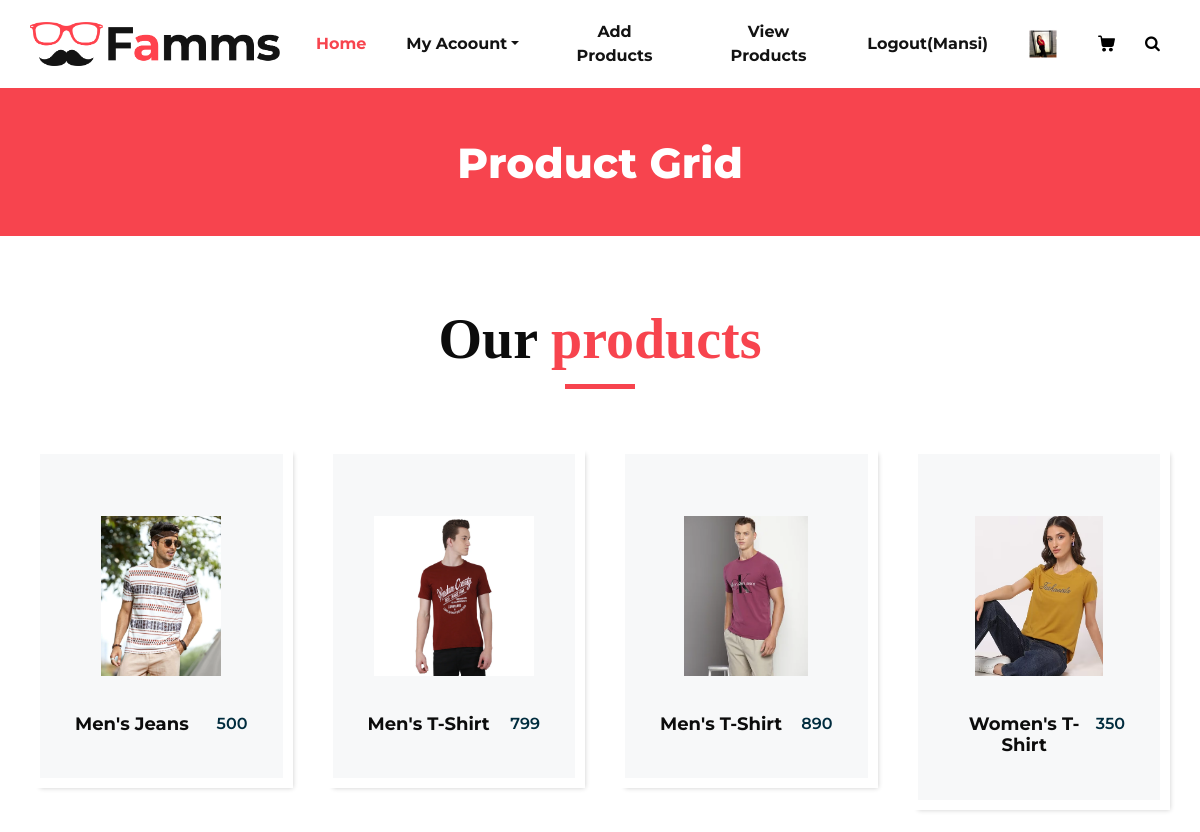
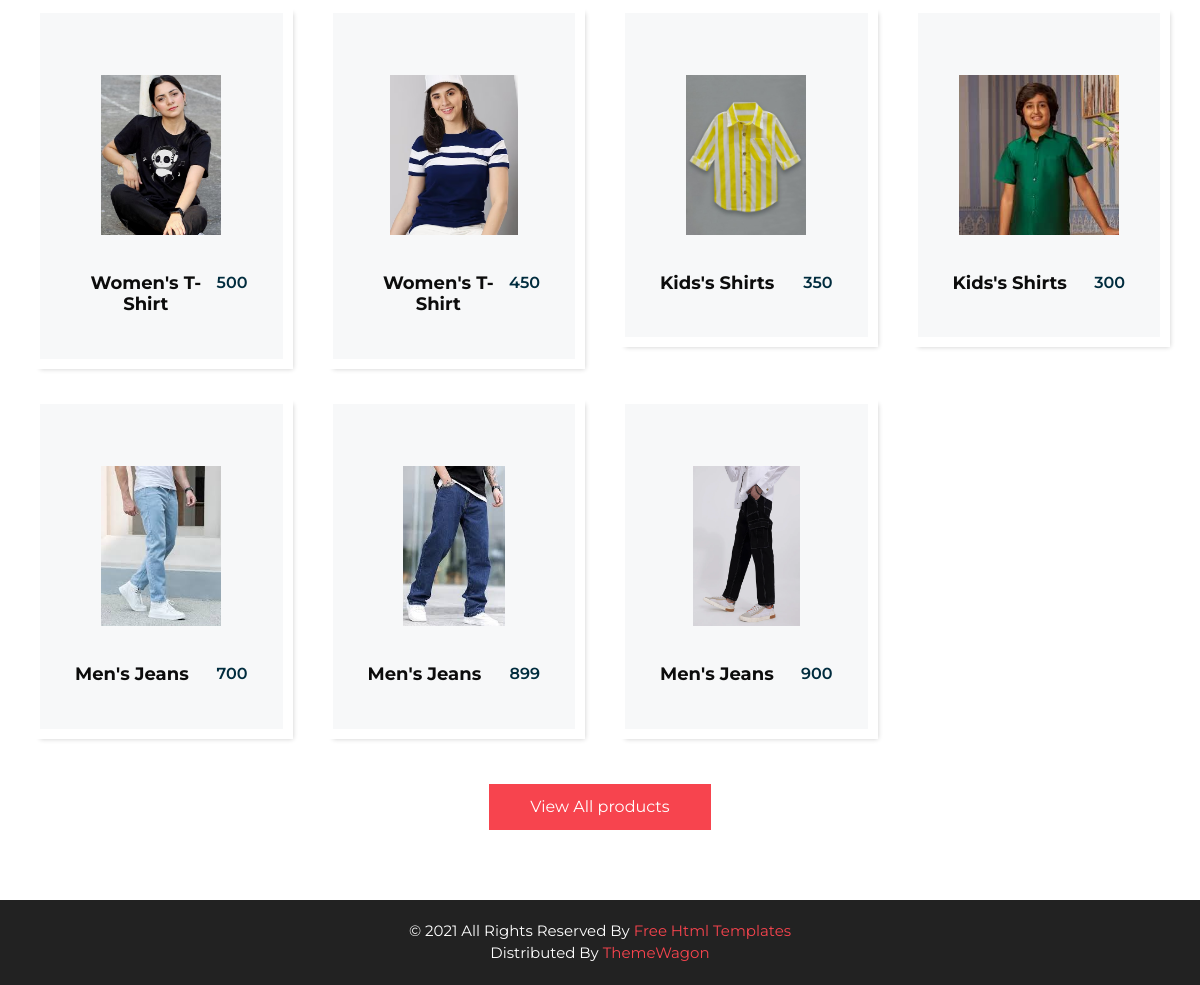
The page /view-product/ (signed in) on the database its author committed (2 pictures, top to bottom).
### myapp/models.py (models this page shows, shortened)
class User(models.Model):
	fname=models.CharField(max_length=100)
	lname=models.CharField(max_length=100)
	email=models.EmailField()
	mobile=models.PositiveIntegerField()
	address=models.TextField()
	password=models.CharField(max_length=100)
	usertype=models.CharField(max_length=100,default="Buyer")
	profile_picture = models.ImageField(upload_to="profile_picture/", default="")

class Product(models.Model):
	category=(
		("Men","Men"),
		("Women","Women"),
		("Kids","Kids"),
	)
	sub_category=(
		("Jeans","Jeans"),
		("T-Shirt","T-Shirt"),
		("Shirts","Shirts"),
	)
	seller=models.ForeignKey(User,on_delete=models.CASCADE)
	product_category=models.CharField(max_length=100,choices=category)
	product_sub_category=models.CharField(max_length=100,choices=sub_category)
	product_name=models.CharField(max_length=100)
	product_price=models.PositiveIntegerField()
	product_image=models.ImageField(upload_to="product_image/")
	product_desc=models.TextField()

### myapp/views.py (the view)
# urls.py: path('view-product/',views.view_product,name='view-product'),
def view_product(request):
	seller=User.objects.get(email=request.session['email'])
	products=Product.objects.filter(seller=seller)
	return render(request,'seller-view-product.html',{'products':products})

### myapp/templates/seller-view-product.html (shortened to what this page needs)
{% extends 'seller-header.html' %}
{% load static %}
{% block content %}
<!DOCTYPE html>
<html>
   <head>
   </head>
   <body class="sub_page">
      <section class="inner_page_head">
         <div class="container_fuild">
            <div class="row">
               <div class="col-md-12">
                  <div class="full">
                     <h3>Product Grid</h3>
                  </div>
               </div>
            </div>
         </div>
      </section>
      <section class="product_section layout_padding">
         <div class="container">
            <div class="heading_container heading_center">
               <h2>
                  Our <span>products</span>
               </h2>
            </div>
            <div class="row">
               {% for i in products %}
               <div class="col-sm-6 col-md-4 col-lg-3">
                  <div class="box">
                     <div class="img-box">
                        <img src="{{i.product_image.url}}" alt="">
                     </div>
                     <div class="detail-box">
                        <h5>
                           {{i.product_category}}'s {{i.product_sub_category}}
                        </h5>
                        <h6>
                            {{i.product_price}}
                        </h6>
                     </div>
                  </div>
               </div>
               {% endfor %}
            </div>
            <div class="btn-box">
               <a href="">
               View All products
               </a>
            </div>
         </div>
      </section>
   </body>
</html>
{% endblock %}

### myapp/templates/seller-header.html (shortened to what this page needs)
{% load static %}
<!DOCTYPE html>
<html>
   <head>
      <link rel="stylesheet" type="text/css" href="{% static 'css/bootstrap.css' %}" />
      <link href="{% static 'css/font-awesome.min.css' %}" rel="stylesheet" />
      <link href="{% static 'css/style.css' %}" rel="stylesheet" />
      <link href="{% static 'css/responsive.css' %}" rel="stylesheet" />
   </head>
   <body>
         <header class="header_section">
            <div class="container">
               <nav class="navbar navbar-expand-lg custom_nav-container ">
                  <a class="navbar-brand" href="/"><img width="250" src="{% static 'images/logo.png' %}" alt="#" /></a>
                  <div class="collapse navbar-collapse" id="navbarSupportedContent">
                     <ul class="navbar-nav" style="align-items: center;">
                        <li class="nav-item active">
                           <a class="nav-link" href="/">Home <span class="sr-only">(current)</span></a>
                        </li>
                        {% if request.session.email%}
                       <li class="nav-item dropdown">
                           <a class="nav-link dropdown-toggle" href="#" data-toggle="dropdown" role="button" aria-haspopup="true" aria-expanded="true"> <span class="nav-label">My Acoount</a>
                        </li>
                        {% endif %}
                        <li class="nav-item">
                           <a class="nav-link" href="{% url 'add-product' %}">Add Products</a>
                        </li>
                        <li class="nav-item">
                           <a class="nav-link" href="{% url 'view-product' %}">View Products</a>
                        </li>
                        {% if request.session.email %}
                        <li class="nav-item">
                           <a class="nav-link" href="{% url 'logout' %}">Logout({{request.session.fname}})</a>
                        </li>
                        <li class="nav-item">
                           <a class="nav-link" href="{% url 'profile' %}"><img src="{{request.session.profile_picture}}" style="width: 30px; height: 30px;radius:50%;"></a>
                        </li>
                        {% endif %}
                        <li class="nav-item">
                           <a class="nav-link" href="#">
                           </a>
                        </li>
                        <form class="form-inline">
                           <button class="btn  my-2 my-sm-0 nav_search-btn" type="submit">
                           <i class="fa fa-search" aria-hidden="true"></i>
                           </button>
                        </form>
                     </ul>
                  </div>
               </nav>
            </div>
         </header>
      {% block content %}
      {% endblock %}
      <div class="cpy_">
         <p class="mx-auto">© 2021 All Rights Reserved By <a href="https://html.design/">Free Html Templates</a><br>
            Distributed By <a href="https://themewagon.com/" target="_blank">ThemeWagon</a>
         </p>
      </div>
   </body>
</html>

### myapp/static/css/style.css (style rules this page uses)
* { box-sizing: border-box; }
body { font-family: 'Montserrat', sans-serif; color: #0c0c0c; background-color: #ffffff; overflow-x: hidden; }
.layout_padding { padding: 70px 0; }
h1, h2 { font-family: 'Playfair Display', serif; }
.heading_container { display: -webkit-box; display: -ms-flexbox; display: flex; -webkit-box-orient: vertical; -webkit-box-direction: normal; -ms-flex-direction: column; flex-direction: column; -webkit-box-align: start; -ms-flex-align: start; align-items: flex-start; }
.heading_container h2 { position: relative; margin-bottom: 0; font-size: 3.5rem; font-weight: bold; }
.heading_container h2::after { content: ""; display: block; width: 70px; height: 5px; background: #f7444e; margin: 10px auto 10px; }
.heading_container h2 span { color: #f7444e; }
.heading_container.heading_center { -webkit-box-align: center; -ms-flex-align: center; align-items: center; text-align: center; }
a, a:hover, a:focus { text-decoration: none; }
.btn, .btn:focus { outline: none !important; -webkit-box-shadow: none; box-shadow: none; }
.header_section { padding: 15px 0; }
.navbar-brand { font-family: 'Playfair Display', serif; }
.custom_nav-container { padding: 0; }
.custom_nav-container .navbar-nav { margin-left: auto; }
.custom_nav-container .navbar-nav .nav-item .nav-link { padding: 5px 20px; color: #131313; text-align: center; border-radius: 5px; -webkit-transition: all 0.3s; transition: all 0.3s; font-weight: 700; }
.custom_nav-container .navbar-nav .nav-item .nav-link svg { width: 17px; height: auto; fill: #000000; margin-bottom: 2px; }
.custom_nav-container .navbar-nav .nav-item:hover .nav-link, .custom_nav-container .navbar-nav .nav-item.active .nav-link { color: #f7444e; }
.custom_nav-container .nav_search-btn { width: 35px; height: 35px; padding: 0; border: none; color: #000000; }
.product_section .heading_container { margin-bottom: 20px; }
.product_section .box { position: relative; margin-top: 25px; padding: 35px 35px; background-color: #f7f8f9; -webkit-transition: all .3s; transition: all .3s; overflow: hidden; box-shadow: 5px 5px 5px -5px rgba(0,0,0,.2); border: solid #fff 10px; }
.product_section .box .img-box { display: -webkit-box; display: -ms-flexbox; display: flex; -webkit-box-pack: center; -ms-flex-pack: center; justify-content: center; -webkit-box-align: center; -ms-flex-align: center; align-items: center; height: 215px; }
.product_section .box .img-box img { max-width: 100%; max-height: 160px; -webkit-transition: all .3s; transition: all .3s; }
.product_section .box .detail-box { text-align: center; display: -webkit-box; display: -ms-flexbox; display: flex; -webkit-box-pack: justify; -ms-flex-pack: justify; justify-content: space-between; }
.product_section .box .detail-box h5 { font-size: 18px; margin-top: 10px; }
.product_section .box .detail-box h6 { margin-top: 10px; color: #002c3e; font-weight: 600; }
.product_section .btn-box { display: -webkit-box; display: -ms-flexbox; display: flex; -webkit-box-pack: center; -ms-flex-pack: center; justify-content: center; margin-top: 45px; }
.product_section .btn-box a { display: inline-block; padding: 10px 40px; background-color: #f7444e; border: 1px solid #f7444e; color: #ffffff; border-radius: 0; -webkit-transition: all 0.3s; transition: all 0.3s; }
.detail-box h5 { font-size: 21px; font-weight: 700; }
.inner_page_head { background: #f7444e; text-align: center; color: #fff; padding-top: 50px; padding-bottom: 40px; }
.inner_page_head h3 { font-size: 42px; font-weight: 800; }
.cpy_ { background: #222; text-align: center; padding: 20px 0; }
.cpy_ p { margin: 0; color: #fff; font-size: 15px; font-weight: 400; }
.cpy_ p a { margin: 0; color: #f7444e; font-size: 15px; font-weight: 400; }

### myapp/static/css/responsive.css (style rules this page uses)
@media (min-width: 1200px) { .container { max-width: 1170px; } }

### rows shown on the page
User: session.fname "Mansi"
Product: product_image (picture), product_category "Men", product_sub_category "Jeans", product_price "500"
Product: product_image (picture), product_category "Men", product_sub_category "T-Shirt", product_price "799"
Product: product_image (picture), product_category "Men", product_sub_category "T-Shirt", product_price "890"
Product: product_image (picture), product_category "Women", product_sub_category "T-Shirt", product_price "350"
Product: product_image (picture), product_category "Women", product_sub_category "T-Shirt", product_price "500"
Product: product_image (picture), product_category "Women", product_sub_category "T-Shirt", product_price "450"
Product: product_image (picture), product_category "Kids", product_sub_category "Shirts", product_price "350"
Product: product_image (picture), product_category "Kids", product_sub_category "Shirts", product_price "300"
Product: product_image (picture), product_category "Men", product_sub_category "Jeans", product_price "700"
Product: product_image (picture), product_category "Men", product_sub_category "Jeans", product_price "899"
Product: product_image (picture), product_category "Men", product_sub_category "Jeans", product_price "900"
